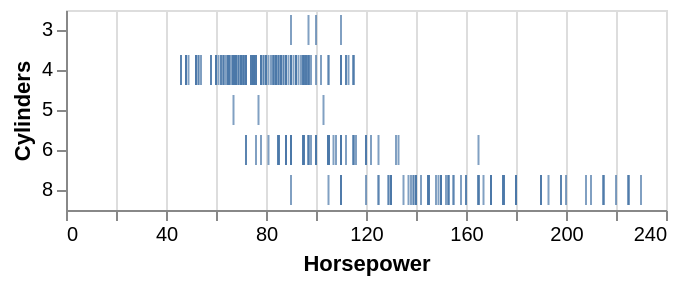

The specification (Vega-Lite) saved for this image:
### Vega-Lite specification from a JSON file in a GitHub repository (floating-point values rounded to 4 significant figures; data arrays with more than 128 entries replaced by an {"elided": "..."} marker saying what was removed)
{"$schema": "https://vega.github.io/schema/vega-lite/v4.json", "description": "Shows the relationship between horsepower and the number of cylinders using tick marks.", "data": {"values": {"elided": "406 records"}}, "mark": "tick", "encoding": {"x": {"field": "Horsepower", "type": "quantitative"}, "y": {"field": "Cylinders", "type": "ordinal"}}}
